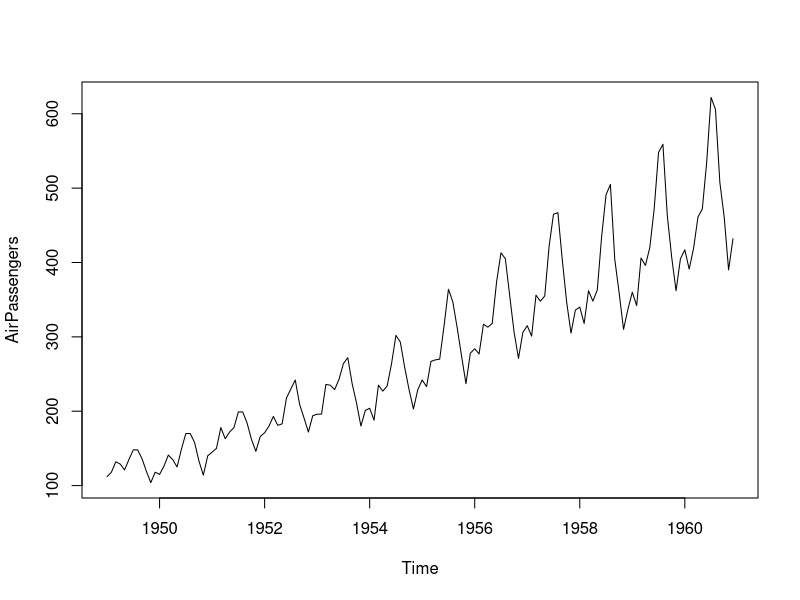
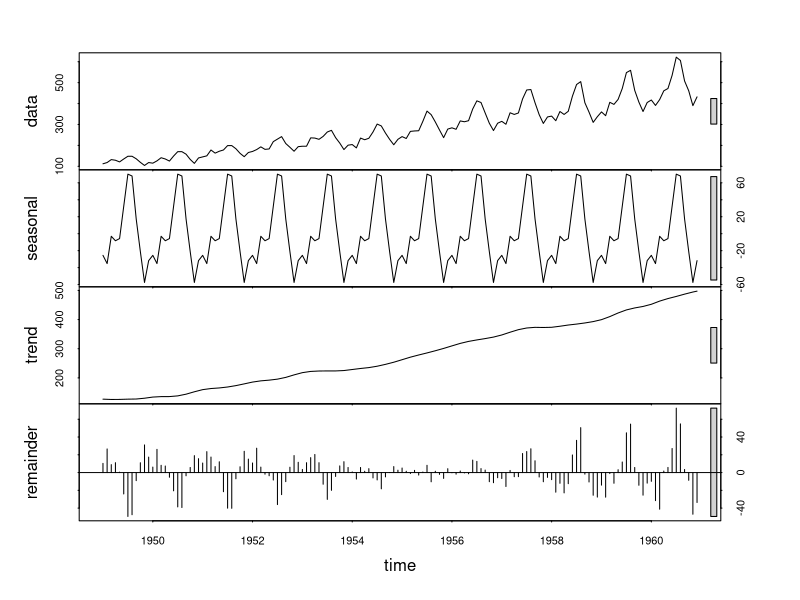
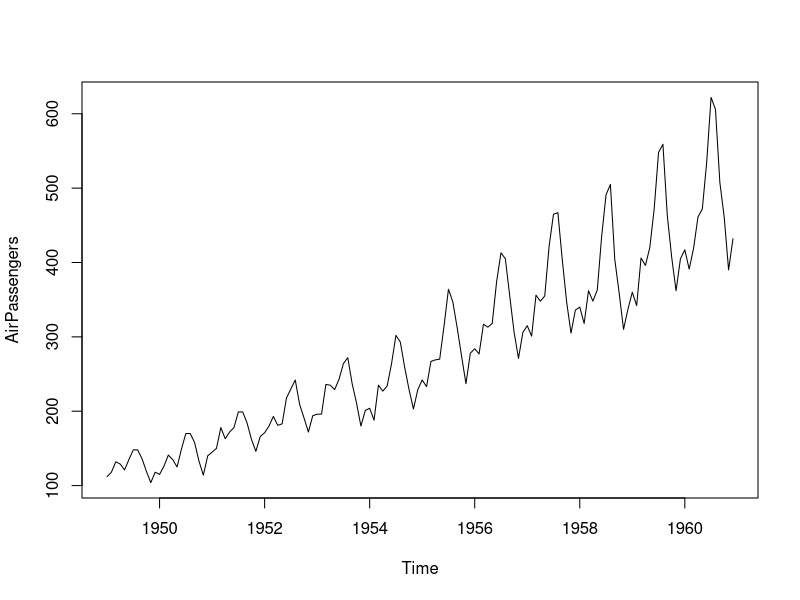
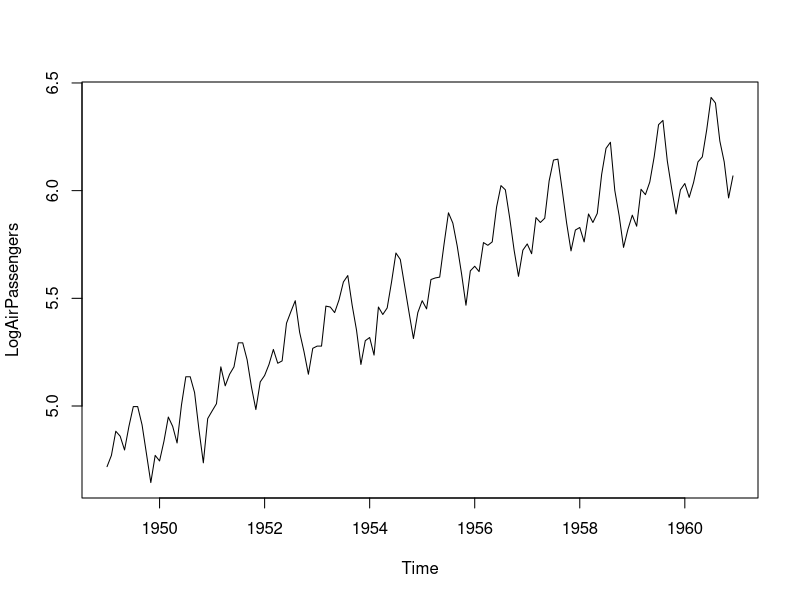
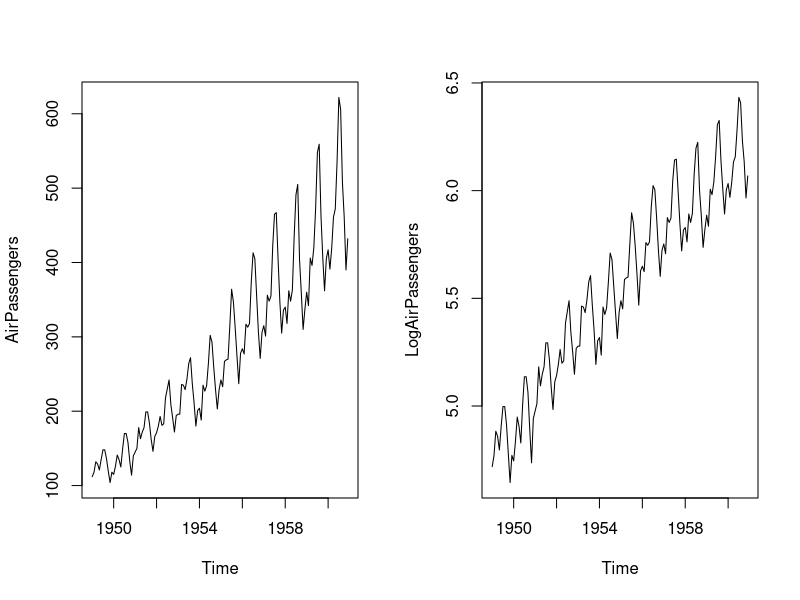
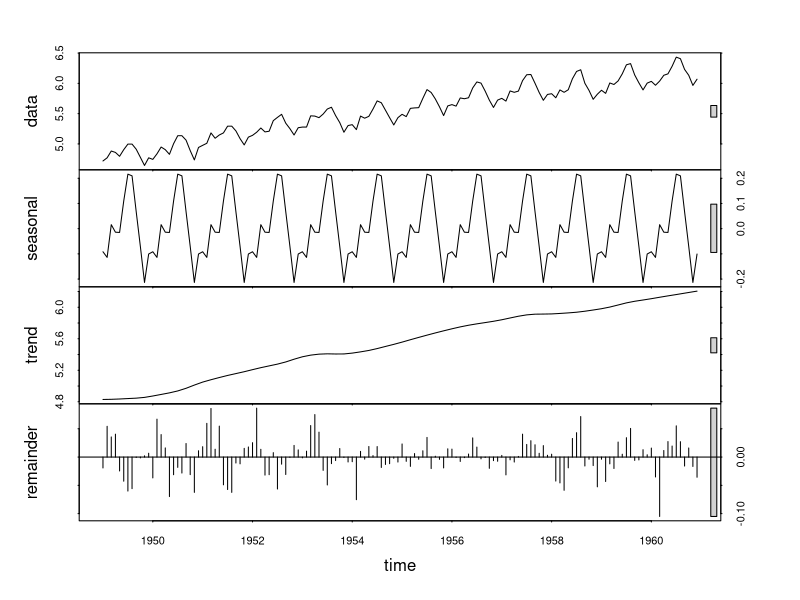
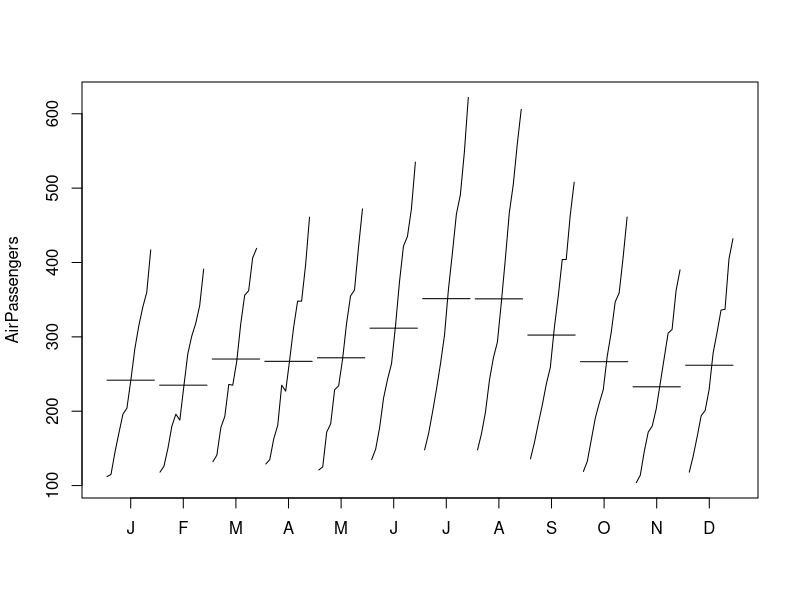
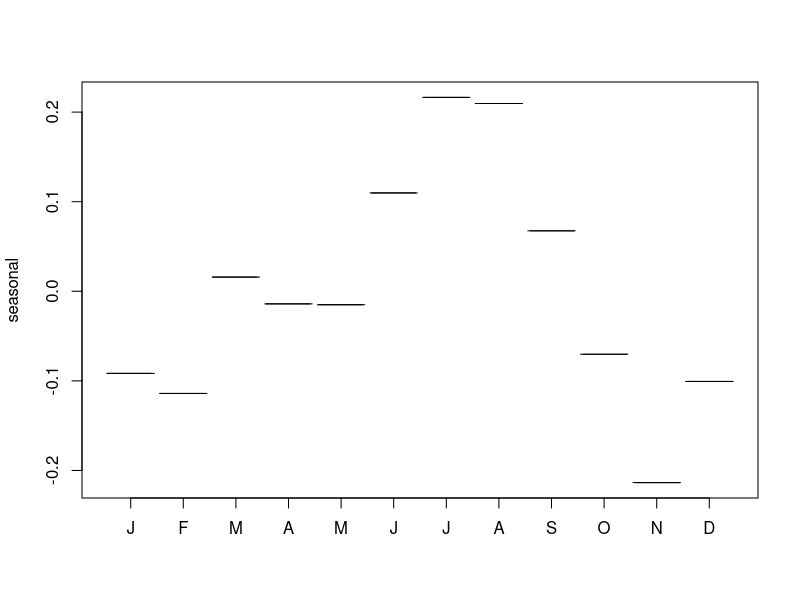

The R source for these figures, in order:
#Time Series Case Study - Decomposition
#additive and multiplicative component
#https://rpubs.com/emb90/137525
# Data Set - AirPassengers
options(digits=2)
?AirPassengers
head(AirPassengers)
AirPassengers
str(AirPassengers)
class(AirPassengers)

#The decomposition of time series is a statistical task that deconstructs a time series into several components, each representing one of the underlying categories of patterns
# TS data components : Level + Irregular + Seasonal

#stl(x, s.window, t.window = ) # command to do decomp
stl(AirPassengers, s.window = 'periodic') # seasons to be considered periodic ie not changing over time
# save it in an object

plot(AirPassengers) # Pattern of data : see increasing seasonal values suggesting multiplicative Model
#no cyclic here - only seasonal, trend, irregual
#s.window - specifies seasonal effects to be identical across years
#can handle on additive models

stl1 = stl(AirPassengers, s.window = 'periodic')
plot(stl1) # actual data, seasonal, long term trends, remainder/ irregular

class(stl1)

stl1$time.series
#(df = stl1$time.series)
#df = as.data.frame(df)
#write.csv(df, './data/airpsng.csv')


#Additive Model Y = Trend + Seasonal + Irregular
#sales increase by 300 qty in month of Nov
#Multiplicative Model Y = Trend * Seasonal * Irregular
#sales increase by 10% in month of Nov


#dataset
AirPassengers
class(AirPassengers)

# Plot
plot(AirPassengers)
#variability increases with level. at low values of passengers variations are less, at later years seasonal variations seem to be more -> Multiplicative model suggested

#stabilise the plot
LogAirPassengers = log(AirPassengers)  # make it additive because stl handles only additive models

# YA = T + S + I  : 
#YM= T * S * I  : take log of this
# log(YM) = log(T) + log(S) +log(I)

plot(LogAirPassengers)  #stabilises variation due to multiplication
#looks like additive : no increase of seasonsal component now over years

(m1 = matrix(1:2, nrow=1, byrow = F))
layout(m1)
plot(AirPassengers); plot(LogAirPassengers)  # see again the change

#STL
fit = stl(LogAirPassengers, s.window = 'periodic' )
#Seasonal components constrainted to be same across years : periodic

plot(fit)
fit$time.series  #decompose the data into S, T, R/I 

#december of all months same value for seasonal
#this was after taking log : so take antilog
#toprow = actual data with all series
exp(fit$time.series)

head(exp(fit$time.series),n=20)  # first 20 values see them

# df= exp(fit$time.series)
# names(df) = c('S','T','I')
# head(AirPassengers)
# head(cbind(AirPassengers, df))

#Various Plots - Monthwise, quarter, 
layout(matrix(1,nrow=1))
#Avg of each month
monthplot(AirPassengers) #max traffic in Jun/ Jul across years
monthplot(fit, choice='seasonal') # less in winters, more in summers
monthplot(fit, choice='trend')  #slight increase from Jan to Dec
#trend increasing for each month, highest passengers in Jul
monthplot(fit, choice='remainder') # irregular components

# see combined plots
(m2 = matrix(1:3, nrow=3, byrow = T))
layout(m2)  # change layout of plots
monthplot(fit, choice='seasonal')
monthplot(fit, choice='trend')
monthplot(fit, choice='remainder')


# Practise with different methods - Self Practise

#Decompose another way
AP.decompM = decompose(AirPassengers, type = "multiplicative")

plot(AP.decompM)

library(forecast)
# Forecast # adjust for multiplicative model
fit2b = ets(AirPassengers, model='MAM')
fit2b
(f2b=forecast(fit2b, 12))
head(f2b)$mean